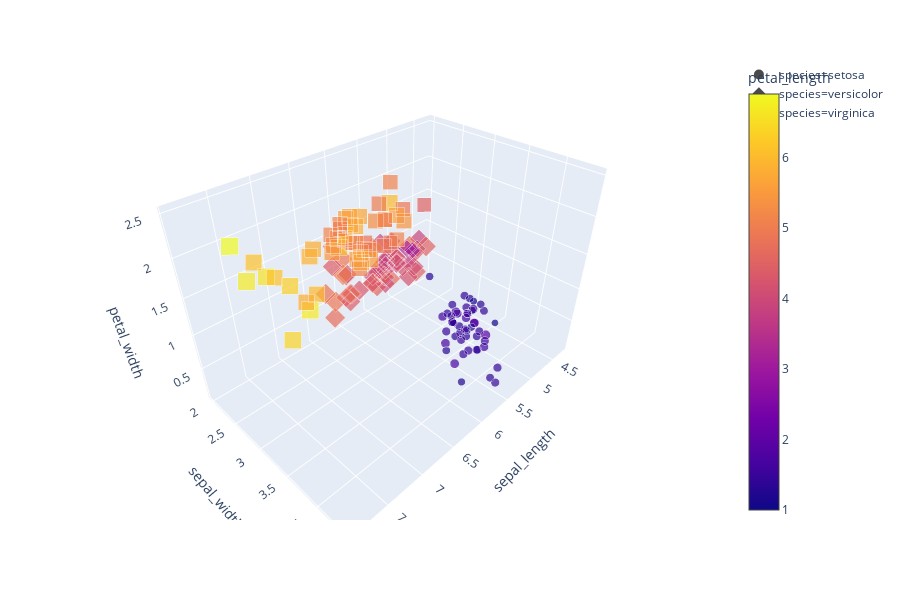

Here is the notebook cell this chart was saved with:
### Markdown cell above
**4D Trick**
```
iris = px.data.iris()
fig = px.scatter_3d(iris, x='sepal_length', y='sepal_width', z='petal_width',
              color='petal_length', size='petal_length', size_max=18,
              symbol='species', opacity=0.7)
fig.show()
```

### Code cell
# 4-D Plot: Thanks to 'color' param. We use it as fourth dim

iris = px.data.iris()
fig = px.scatter_3d(iris, x='sepal_length', y='sepal_width', z='petal_width',
              color='petal_length', size='petal_length', size_max=18,
              symbol='species', opacity=0.7)
# tight layout
#fig.update_layout(margin=dict(l=0, r=0, b=0, t=0))

fig.show()

### Figure 1 — Plotly figure (JSON) as saved in the notebook; plotly's stock layout.template omitted (floating-point values rounded to 4 significant figures)
{"data": [{"hoverlabel": {"namelength": 0}, "hovertemplate": "species=setosa<br>sepal_length=%{x}<br>sepal_width=%{y}<br>petal_width=%{z}<br>petal_length=%{marker.color}", "legendgroup": "species=setosa", "marker": {"color": [1.4, 1.4, 1.3, 1.5, 1.4, 1.7, 1.4, 1.5, 1.4, 1.5, 1.5, 1.6, 1.4, 1.1, 1.2, 1.5, 1.3, 1.4, 1.7, 1.5, 1.7, 1.5, 1, 1.7, 1.9, 1.6, 1.6, 1.5, 1.4, 1.6, 1.6, 1.5, 1.5, 1.4, 1.5, 1.2, 1.3, 1.5, 1.3, 1.5, 1.3, 1.3, 1.3, 1.6, 1.9, 1.4, 1.6, 1.4, 1.5, 1.4], "coloraxis": "coloraxis", "opacity": 0.7, "size": [1.4, 1.4, 1.3, 1.5, 1.4, 1.7, 1.4, 1.5, 1.4, 1.5, 1.5, 1.6, 1.4, 1.1, 1.2, 1.5, 1.3, 1.4, 1.7, 1.5, 1.7, 1.5, 1, 1.7, 1.9, 1.6, 1.6, 1.5, 1.4, 1.6, 1.6, 1.5, 1.5, 1.4, 1.5, 1.2, 1.3, 1.5, 1.3, 1.5, 1.3, 1.3, 1.3, 1.6, 1.9, 1.4, 1.6, 1.4, 1.5, 1.4], "sizemode": "area", "sizeref": 0.0213, "symbol": "circle"}, "mode": "markers", "name": "species=setosa", "scene": "scene", "showlegend": true, "type": "scatter3d", "x": [5.1, 4.9, 4.7, 4.6, 5, 5.4, 4.6, 5, 4.4, 4.9, 5.4, 4.8, 4.8, 4.3, 5.8, 5.7, 5.4, 5.1, 5.7, 5.1, 5.4, 5.1, 4.6, 5.1, 4.8, 5, 5, 5.2, 5.2, 4.7, 4.8, 5.4, 5.2, 5.5, 4.9, 5, 5.5, 4.9, 4.4, 5.1, 5, 4.5, 4.4, 5, 5.1, 4.8, 5.1, 4.6, 5.3, 5], "y": [3.5, 3, 3.2, 3.1, 3.6, 3.9, 3.4, 3.4, 2.9, 3.1, 3.7, 3.4, 3, 3, 4, 4.4, 3.9, 3.5, 3.8, 3.8, 3.4, 3.7, 3.6, 3.3, 3.4, 3, 3.4, 3.5, 3.4, 3.2, 3.1, 3.4, 4.1, 4.2, 3.1, 3.2, 3.5, 3.1, 3, 3.4, 3.5, 2.3, 3.2, 3.5, 3.8, 3, 3.8, 3.2, 3.7, 3.3], "z": [0.2, 0.2, 0.2, 0.2, 0.2, 0.4, 0.3, 0.2, 0.2, 0.1, 0.2, 0.2, 0.1, 0.1, 0.2, 0.4, 0.4, 0.3, 0.3, 0.3, 0.2, 0.4, 0.2, 0.5, 0.2, 0.2, 0.4, 0.2, 0.2, 0.2, 0.2, 0.4, 0.1, 0.2, 0.1, 0.2, 0.2, 0.1, 0.2, 0.2, 0.3, 0.3, 0.2, 0.6, 0.4, 0.3, 0.2, 0.2, 0.2, 0.2]}, {"hoverlabel": {"namelength": 0}, "hovertemplate": "species=versicolor<br>sepal_length=%{x}<br>sepal_width=%{y}<br>petal_width=%{z}<br>petal_length=%{marker.color}", "legendgroup": "species=versicolor", "marker": {"color": [4.7, 4.5, 4.9, 4, 4.6, 4.5, 4.7, 3.3, 4.6, 3.9, 3.5, 4.2, 4, 4.7, 3.6, 4.4, 4.5, 4.1, 4.5, 3.9, 4.8, 4, 4.9, 4.7, 4.3, 4.4, 4.8, 5, 4.5, 3.5, 3.8, 3.7, 3.9, 5.1, 4.5, 4.5, 4.7, 4.4, 4.1, 4, 4.4, 4.6, 4, 3.3, 4.2, 4.2, 4.2, 4.3, 3, 4.1], "coloraxis": "coloraxis", "opacity": 0.7, "size": [4.7, 4.5, 4.9, 4, 4.6, 4.5, 4.7, 3.3, 4.6, 3.9, 3.5, 4.2, 4, 4.7, 3.6, 4.4, 4.5, 4.1, 4.5, 3.9, 4.8, 4, 4.9, 4.7, 4.3, 4.4, 4.8, 5, 4.5, 3.5, 3.8, 3.7, 3.9, 5.1, 4.5, 4.5, 4.7, 4.4, 4.1, 4, 4.4, 4.6, 4, 3.3, 4.2, 4.2, 4.2, 4.3, 3, 4.1], "sizemode": "area", "sizeref": 0.0213, "symbol": "diamond"}, "mode": "markers", "name": "species=versicolor", "scene": "scene", "showlegend": true, "type": "scatter3d", "x": [7, 6.4, 6.9, 5.5, 6.5, 5.7, 6.3, 4.9, 6.6, 5.2, 5, 5.9, 6, 6.1, 5.6, 6.7, 5.6, 5.8, 6.2, 5.6, 5.9, 6.1, 6.3, 6.1, 6.4, 6.6, 6.8, 6.7, 6, 5.7, 5.5, 5.5, 5.8, 6, 5.4, 6, 6.7, 6.3, 5.6, 5.5, 5.5, 6.1, 5.8, 5, 5.6, 5.7, 5.7, 6.2, 5.1, 5.7], "y": [3.2, 3.2, 3.1, 2.3, 2.8, 2.8, 3.3, 2.4, 2.9, 2.7, 2, 3, 2.2, 2.9, 2.9, 3.1, 3, 2.7, 2.2, 2.5, 3.2, 2.8, 2.5, 2.8, 2.9, 3, 2.8, 3, 2.9, 2.6, 2.4, 2.4, 2.7, 2.7, 3, 3.4, 3.1, 2.3, 3, 2.5, 2.6, 3, 2.6, 2.3, 2.7, 3, 2.9, 2.9, 2.5, 2.8], "z": [1.4, 1.5, 1.5, 1.3, 1.5, 1.3, 1.6, 1, 1.3, 1.4, 1, 1.5, 1, 1.4, 1.3, 1.4, 1.5, 1, 1.5, 1.1, 1.8, 1.3, 1.5, 1.2, 1.3, 1.4, 1.4, 1.7, 1.5, 1, 1.1, 1, 1.2, 1.6, 1.5, 1.6, 1.5, 1.3, 1.3, 1.3, 1.2, 1.4, 1.2, 1, 1.3, 1.2, 1.3, 1.3, 1.1, 1.3]}, {"hoverlabel": {"namelength": 0}, "hovertemplate": "species=virginica<br>sepal_length=%{x}<br>sepal_width=%{y}<br>petal_width=%{z}<br>petal_length=%{marker.color}", "legendgroup": "species=virginica", "marker": {"color": [6, 5.1, 5.9, 5.6, 5.8, 6.6, 4.5, 6.3, 5.8, 6.1, 5.1, 5.3, 5.5, 5, 5.1, 5.3, 5.5, 6.7, 6.9, 5, 5.7, 4.9, 6.7, 4.9, 5.7, 6, 4.8, 4.9, 5.6, 5.8, 6.1, 6.4, 5.6, 5.1, 5.6, 6.1, 5.6, 5.5, 4.8, 5.4, 5.6, 5.1, 5.1, 5.9, 5.7, 5.2, 5, 5.2, 5.4, 5.1], "coloraxis": "coloraxis", "opacity": 0.7, "size": [6, 5.1, 5.9, 5.6, 5.8, 6.6, 4.5, 6.3, 5.8, 6.1, 5.1, 5.3, 5.5, 5, 5.1, 5.3, 5.5, 6.7, 6.9, 5, 5.7, 4.9, 6.7, 4.9, 5.7, 6, 4.8, 4.9, 5.6, 5.8, 6.1, 6.4, 5.6, 5.1, 5.6, 6.1, 5.6, 5.5, 4.8, 5.4, 5.6, 5.1, 5.1, 5.9, 5.7, 5.2, 5, 5.2, 5.4, 5.1], "sizemode": "area", "sizeref": 0.0213, "symbol": "square"}, "mode": "markers", "name": "species=virginica", "scene": "scene", "showlegend": true, "type": "scatter3d", "x": [6.3, 5.8, 7.1, 6.3, 6.5, 7.6, 4.9, 7.3, 6.7, 7.2, 6.5, 6.4, 6.8, 5.7, 5.8, 6.4, 6.5, 7.7, 7.7, 6, 6.9, 5.6, 7.7, 6.3, 6.7, 7.2, 6.2, 6.1, 6.4, 7.2, 7.4, 7.9, 6.4, 6.3, 6.1, 7.7, 6.3, 6.4, 6, 6.9, 6.7, 6.9, 5.8, 6.8, 6.7, 6.7, 6.3, 6.5, 6.2, 5.9], "y": [3.3, 2.7, 3, 2.9, 3, 3, 2.5, 2.9, 2.5, 3.6, 3.2, 2.7, 3, 2.5, 2.8, 3.2, 3, 3.8, 2.6, 2.2, 3.2, 2.8, 2.8, 2.7, 3.3, 3.2, 2.8, 3, 2.8, 3, 2.8, 3.8, 2.8, 2.8, 2.6, 3, 3.4, 3.1, 3, 3.1, 3.1, 3.1, 2.7, 3.2, 3.3, 3, 2.5, 3, 3.4, 3], "z": [2.5, 1.9, 2.1, 1.8, 2.2, 2.1, 1.7, 1.8, 1.8, 2.5, 2, 1.9, 2.1, 2, 2.4, 2.3, 1.8, 2.2, 2.3, 1.5, 2.3, 2, 2, 1.8, 2.1, 1.8, 1.8, 1.8, 2.1, 1.6, 1.9, 2, 2.2, 1.5, 1.4, 2.3, 2.4, 1.8, 1.8, 2.1, 2.4, 2.3, 1.9, 2.3, 2.5, 2.3, 1.9, 2, 2.3, 1.8]}], "layout": {"coloraxis": {"colorbar": {"title": {"text": "petal_length"}}, "colorscale": [[0, "#0d0887"], [0.1111, "#46039f"], [0.2222, "#7201a8"], [0.3333, "#9c179e"], [0.4444, "#bd3786"], [0.5556, "#d8576b"], [0.6667, "#ed7953"], [0.7778, "#fb9f3a"], [0.8889, "#fdca26"], [1, "#f0f921"]]}, "height": 600, "legend": {"itemsizing": "constant", "tracegroupgap": 0}, "margin": {"t": 60}, "scene": {"domain": {"x": [0, 0.98], "y": [0, 1]}, "xaxis": {"title": {"text": "sepal_length"}}, "yaxis": {"title": {"text": "sepal_width"}}, "zaxis": {"title": {"text": "petal_width"}}}}}
